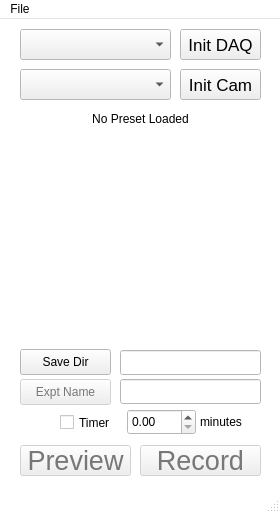
<?xml version="1.0" encoding="UTF-8"?>
<ui version="4.0">
 <class>MainWindow</class>
 <widget class="QMainWindow" name="MainWindow">
  <property name="windowModality">
   <enum>Qt::WindowModal</enum>
  </property>
  <property name="geometry">
   <rect>
    <x>0</x>
    <y>0</y>
    <width>280</width>
    <height>513</height>
   </rect>
  </property>
  <property name="sizePolicy">
   <sizepolicy hsizetype="Ignored" vsizetype="Ignored">
    <horstretch>0</horstretch>
    <verstretch>0</verstretch>
   </sizepolicy>
  </property>
  <property name="palette">
   <palette>
    <active>
     <colorrole role="WindowText">
      <brush brushstyle="SolidPattern">
       <color alpha="255">
        <red>0</red>
        <green>0</green>
        <blue>0</blue>
       </color>
      </brush>
     </colorrole>
     <colorrole role="Button">
      <brush brushstyle="SolidPattern">
       <color alpha="255">
        <red>239</red>
        <green>239</green>
        <blue>239</blue>
       </color>
      </brush>
     </colorrole>
     <colorrole role="Light">
      <brush brushstyle="SolidPattern">
       <color alpha="255">
        <red>255</red>
        <green>255</green>
        <blue>255</blue>
       </color>
      </brush>
     </colorrole>
     <colorrole role="Midlight">
      <brush brushstyle="SolidPattern">
       <color alpha="255">
        <red>247</red>
        <green>247</green>
        <blue>247</blue>
       </color>
      </brush>
     </colorrole>
     <colorrole role="Dark">
      <brush brushstyle="SolidPattern">
       <color alpha="255">
        <red>119</red>
        <green>119</green>
        <blue>119</blue>
       </color>
      </brush>
     </colorrole>
     <colorrole role="Mid">
      <brush brushstyle="SolidPattern">
       <color alpha="255">
        <red>159</red>
        <green>159</green>
        <blue>159</blue>
       </color>
      </brush>
     </colorrole>
     <colorrole role="Text">
      <brush brushstyle="SolidPattern">
       <color alpha="255">
        <red>0</red>
        <green>0</green>
        <blue>0</blue>
       </color>
      </brush>
     </colorrole>
     <colorrole role="BrightText">
      <brush brushstyle="SolidPattern">
       <color alpha="255">
        <red>255</red>
        <green>255</green>
        <blue>255</blue>
       </color>
      </brush>
     </colorrole>
     <colorrole role="ButtonText">
      <brush brushstyle="SolidPattern">
       <color alpha="255">
        <red>0</red>
        <green>0</green>
        <blue>0</blue>
       </color>
      </brush>
     </colorrole>
     <colorrole role="Base">
      <brush brushstyle="SolidPattern">
       <color alpha="255">
        <red>255</red>
        <green>255</green>
        <blue>255</blue>
       </color>
      </brush>
     </colorrole>
     <colorrole role="Window">
      <brush brushstyle="SolidPattern">
       <color alpha="255">
        <red>255</red>
        <green>255</green>
        <blue>255</blue>
       </color>
      </brush>
     </colorrole>
     <colorrole role="Shadow">
      <brush brushstyle="SolidPattern">
       <color alpha="255">
        <red>0</red>
        <green>0</green>
        <blue>0</blue>
       </color>
      </brush>
     </colorrole>
     <colorrole role="AlternateBase">
      <brush brushstyle="SolidPattern">
       <color alpha="255">
        <red>238</red>
        <green>238</green>
        <blue>236</blue>
       </color>
      </brush>
     </colorrole>
     <colorrole role="ToolTipBase">
      <brush brushstyle="SolidPattern">
       <color alpha="255">
        <red>255</red>
        <green>255</green>
        <blue>220</blue>
       </color>
      </brush>
     </colorrole>
     <colorrole role="ToolTipText">
      <brush brushstyle="SolidPattern">
       <color alpha="255">
        <red>0</red>
        <green>0</green>
        <blue>0</blue>
       </color>
      </brush>
     </colorrole>
     <colorrole role="PlaceholderText">
      <brush brushstyle="SolidPattern">
       <color alpha="128">
        <red>0</red>
        <green>0</green>
        <blue>0</blue>
       </color>
      </brush>
     </colorrole>
    </active>
    <inactive>
     <colorrole role="WindowText">
      <brush brushstyle="SolidPattern">
       <color alpha="255">
        <red>0</red>
        <green>0</green>
        <blue>0</blue>
       </color>
      </brush>
     </colorrole>
     <colorrole role="Button">
      <brush brushstyle="SolidPattern">
       <color alpha="255">
        <red>239</red>
        <green>239</green>
        <blue>239</blue>
       </color>
      </brush>
     </colorrole>
     <colorrole role="Light">
      <brush brushstyle="SolidPattern">
       <color alpha="255">
        <red>255</red>
        <green>255</green>
        <blue>255</blue>
       </color>
      </brush>
     </colorrole>
     <colorrole role="Midlight">
      <brush brushstyle="SolidPattern">
       <color alpha="255">
        <red>247</red>
        <green>247</green>
        <blue>247</blue>
       </color>
      </brush>
     </colorrole>
     <colorrole role="Dark">
      <brush brushstyle="SolidPattern">
       <color alpha="255">
        <red>119</red>
        <green>119</green>
        <blue>119</blue>
       </color>
      </brush>
     </colorrole>
     <colorrole role="Mid">
      <brush brushstyle="SolidPattern">
       <color alpha="255">
        <red>159</red>
        <green>159</green>
        <blue>159</blue>
       </color>
      </brush>
     </colorrole>
     <colorrole role="Text">
      <brush brushstyle="SolidPattern">
       <color alpha="255">
        <red>0</red>
        <green>0</green>
        <blue>0</blue>
       </color>
      </brush>
     </colorrole>
     <colorrole role="BrightText">
      <brush brushstyle="SolidPattern">
       <color alpha="255">
        <red>255</red>
        <green>255</green>
        <blue>255</blue>
       </color>
      </brush>
     </colorrole>
     <colorrole role="ButtonText">
      <brush brushstyle="SolidPattern">
       <color alpha="255">
        <red>0</red>
        <green>0</green>
        <blue>0</blue>
       </color>
      </brush>
     </colorrole>
     <colorrole role="Base">
      <brush brushstyle="SolidPattern">
       <color alpha="255">
        <red>255</red>
        <green>255</green>
        <blue>255</blue>
       </color>
      </brush>
     </colorrole>
     <colorrole role="Window">
      <brush brushstyle="SolidPattern">
       <color alpha="255">
        <red>255</red>
        <green>255</green>
        <blue>255</blue>
       </color>
      </brush>
     </colorrole>
     <colorrole role="Shadow">
      <brush brushstyle="SolidPattern">
       <color alpha="255">
        <red>0</red>
        <green>0</green>
        <blue>0</blue>
       </color>
      </brush>
     </colorrole>
     <colorrole role="AlternateBase">
      <brush brushstyle="SolidPattern">
       <color alpha="255">
        <red>238</red>
        <green>238</green>
        <blue>236</blue>
       </color>
      </brush>
     </colorrole>
     <colorrole role="ToolTipBase">
      <brush brushstyle="SolidPattern">
       <color alpha="255">
        <red>255</red>
        <green>255</green>
        <blue>220</blue>
       </color>
      </brush>
     </colorrole>
     <colorrole role="ToolTipText">
      <brush brushstyle="SolidPattern">
       <color alpha="255">
        <red>0</red>
        <green>0</green>
        <blue>0</blue>
       </color>
      </brush>
     </colorrole>
     <colorrole role="PlaceholderText">
      <brush brushstyle="SolidPattern">
       <color alpha="128">
        <red>0</red>
        <green>0</green>
        <blue>0</blue>
       </color>
      </brush>
     </colorrole>
    </inactive>
    <disabled>
     <colorrole role="WindowText">
      <brush brushstyle="SolidPattern">
       <color alpha="255">
        <red>119</red>
        <green>119</green>
        <blue>119</blue>
       </color>
      </brush>
     </colorrole>
     <colorrole role="Button">
      <brush brushstyle="SolidPattern">
       <color alpha="255">
        <red>239</red>
        <green>239</green>
        <blue>239</blue>
       </color>
      </brush>
     </colorrole>
     <colorrole role="Light">
      <brush brushstyle="SolidPattern">
       <color alpha="255">
        <red>255</red>
        <green>255</green>
        <blue>255</blue>
       </color>
      </brush>
     </colorrole>
     <colorrole role="Midlight">
      <brush brushstyle="SolidPattern">
       <color alpha="255">
        <red>247</red>
        <green>247</green>
        <blue>247</blue>
       </color>
      </brush>
     </colorrole>
     <colorrole role="Dark">
      <brush brushstyle="SolidPattern">
       <color alpha="255">
        <red>119</red>
        <green>119</green>
        <blue>119</blue>
       </color>
      </brush>
     </colorrole>
     <colorrole role="Mid">
      <brush brushstyle="SolidPattern">
       <color alpha="255">
        <red>159</red>
        <green>159</green>
        <blue>159</blue>
       </color>
      </brush>
     </colorrole>
     <colorrole role="Text">
      <brush brushstyle="SolidPattern">
       <color alpha="255">
        <red>119</red>
        <green>119</green>
        <blue>119</blue>
       </color>
      </brush>
     </colorrole>
     <colorrole role="BrightText">
      <brush brushstyle="SolidPattern">
       <color alpha="255">
        <red>255</red>
        <green>255</green>
        <blue>255</blue>
       </color>
      </brush>
     </colorrole>
     <colorrole role="ButtonText">
      <brush brushstyle="SolidPattern">
       <color alpha="255">
        <red>119</red>
        <green>119</green>
        <blue>119</blue>
       </color>
      </brush>
     </colorrole>
     <colorrole role="Base">
      <brush brushstyle="SolidPattern">
       <color alpha="255">
        <red>255</red>
        <green>255</green>
        <blue>255</blue>
       </color>
      </brush>
     </colorrole>
     <colorrole role="Window">
      <brush brushstyle="SolidPattern">
       <color alpha="255">
        <red>255</red>
        <green>255</green>
        <blue>255</blue>
       </color>
      </brush>
     </colorrole>
     <colorrole role="Shadow">
      <brush brushstyle="SolidPattern">
       <color alpha="255">
        <red>0</red>
        <green>0</green>
        <blue>0</blue>
       </color>
      </brush>
     </colorrole>
     <colorrole role="AlternateBase">
      <brush brushstyle="SolidPattern">
       <color alpha="255">
        <red>238</red>
        <green>238</green>
        <blue>236</blue>
       </color>
      </brush>
     </colorrole>
     <colorrole role="ToolTipBase">
      <brush brushstyle="SolidPattern">
       <color alpha="255">
        <red>255</red>
        <green>255</green>
        <blue>220</blue>
       </color>
      </brush>
     </colorrole>
     <colorrole role="ToolTipText">
      <brush brushstyle="SolidPattern">
       <color alpha="255">
        <red>0</red>
        <green>0</green>
        <blue>0</blue>
       </color>
      </brush>
     </colorrole>
     <colorrole role="PlaceholderText">
      <brush brushstyle="SolidPattern">
       <color alpha="128">
        <red>0</red>
        <green>0</green>
        <blue>0</blue>
       </color>
      </brush>
     </colorrole>
    </disabled>
   </palette>
  </property>
  <property name="windowTitle">
   <string>Main</string>
  </property>
  <property name="unifiedTitleAndToolBarOnMac">
   <bool>true</bool>
  </property>
  <widget class="QWidget" name="centralwidget">
   <widget class="QPushButton" name="cam_init_push">
    <property name="geometry">
     <rect>
      <x>180</x>
      <y>50</y>
      <width>81</width>
      <height>31</height>
     </rect>
    </property>
    <property name="sizePolicy">
     <sizepolicy hsizetype="Ignored" vsizetype="Ignored">
      <horstretch>0</horstretch>
      <verstretch>0</verstretch>
     </sizepolicy>
    </property>
    <property name="font">
     <font>
      <family>Arial</family>
      <pointsize>13</pointsize>
     </font>
    </property>
    <property name="text">
     <string>Init Cam</string>
    </property>
   </widget>
   <widget class="QPushButton" name="preview_push">
    <property name="enabled">
     <bool>false</bool>
    </property>
    <property name="geometry">
     <rect>
      <x>20</x>
      <y>426</y>
      <width>111</width>
      <height>31</height>
     </rect>
    </property>
    <property name="sizePolicy">
     <sizepolicy hsizetype="Ignored" vsizetype="Ignored">
      <horstretch>0</horstretch>
      <verstretch>0</verstretch>
     </sizepolicy>
    </property>
    <property name="font">
     <font>
      <family>Arial</family>
      <pointsize>20</pointsize>
     </font>
    </property>
    <property name="text">
     <string>Preview</string>
    </property>
   </widget>
   <widget class="QPushButton" name="record_push">
    <property name="enabled">
     <bool>false</bool>
    </property>
    <property name="geometry">
     <rect>
      <x>140</x>
      <y>426</y>
      <width>121</width>
      <height>31</height>
     </rect>
    </property>
    <property name="sizePolicy">
     <sizepolicy hsizetype="Ignored" vsizetype="Ignored">
      <horstretch>0</horstretch>
      <verstretch>0</verstretch>
     </sizepolicy>
    </property>
    <property name="font">
     <font>
      <family>Arial</family>
      <pointsize>20</pointsize>
     </font>
    </property>
    <property name="text">
     <string>Record</string>
    </property>
   </widget>
   <widget class="QPushButton" name="set_save_dir_push">
    <property name="geometry">
     <rect>
      <x>20</x>
      <y>330</y>
      <width>91</width>
      <height>26</height>
     </rect>
    </property>
    <property name="sizePolicy">
     <sizepolicy hsizetype="Ignored" vsizetype="Ignored">
      <horstretch>0</horstretch>
      <verstretch>0</verstretch>
     </sizepolicy>
    </property>
    <property name="text">
     <string>Save Dir</string>
    </property>
   </widget>
   <widget class="QComboBox" name="cam_names_drop">
    <property name="geometry">
     <rect>
      <x>20</x>
      <y>50</y>
      <width>151</width>
      <height>31</height>
     </rect>
    </property>
    <property name="sizePolicy">
     <sizepolicy hsizetype="Ignored" vsizetype="Ignored">
      <horstretch>0</horstretch>
      <verstretch>0</verstretch>
     </sizepolicy>
    </property>
   </widget>
   <widget class="QComboBox" name="daq_names_drop">
    <property name="geometry">
     <rect>
      <x>20</x>
      <y>10</y>
      <width>151</width>
      <height>31</height>
     </rect>
    </property>
    <property name="sizePolicy">
     <sizepolicy hsizetype="Ignored" vsizetype="Ignored">
      <horstretch>0</horstretch>
      <verstretch>0</verstretch>
     </sizepolicy>
    </property>
   </widget>
   <widget class="QPushButton" name="daq_init_push">
    <property name="geometry">
     <rect>
      <x>180</x>
      <y>10</y>
      <width>81</width>
      <height>31</height>
     </rect>
    </property>
    <property name="sizePolicy">
     <sizepolicy hsizetype="Ignored" vsizetype="Ignored">
      <horstretch>0</horstretch>
      <verstretch>0</verstretch>
     </sizepolicy>
    </property>
    <property name="font">
     <font>
      <family>Arial</family>
      <pointsize>13</pointsize>
     </font>
    </property>
    <property name="text">
     <string>Init DAQ</string>
    </property>
   </widget>
   <widget class="QLabel" name="label">
    <property name="geometry">
     <rect>
      <x>40</x>
      <y>130</y>
      <width>191</width>
      <height>181</height>
     </rect>
    </property>
    <property name="sizePolicy">
     <sizepolicy hsizetype="Ignored" vsizetype="Ignored">
      <horstretch>0</horstretch>
      <verstretch>0</verstretch>
     </sizepolicy>
    </property>
    <property name="text">
     <string/>
    </property>
    <property name="pixmap">
     <pixmap>assets/jf.jpg</pixmap>
    </property>
    <property name="scaledContents">
     <bool>true</bool>
    </property>
   </widget>
   <widget class="QLineEdit" name="save_dir_lineEdit">
    <property name="geometry">
     <rect>
      <x>120</x>
      <y>331</y>
      <width>141</width>
      <height>25</height>
     </rect>
    </property>
    <property name="readOnly">
     <bool>true</bool>
    </property>
   </widget>
   <widget class="QPushButton" name="set_expt_push">
    <property name="enabled">
     <bool>false</bool>
    </property>
    <property name="geometry">
     <rect>
      <x>20</x>
      <y>360</y>
      <width>91</width>
      <height>26</height>
     </rect>
    </property>
    <property name="sizePolicy">
     <sizepolicy hsizetype="Ignored" vsizetype="Ignored">
      <horstretch>0</horstretch>
      <verstretch>0</verstretch>
     </sizepolicy>
    </property>
    <property name="text">
     <string>Expt Name</string>
    </property>
   </widget>
   <widget class="QLineEdit" name="expt_name_lineEdit">
    <property name="geometry">
     <rect>
      <x>120</x>
      <y>360</y>
      <width>141</width>
      <height>25</height>
     </rect>
    </property>
    <property name="readOnly">
     <bool>true</bool>
    </property>
   </widget>
   <widget class="QCheckBox" name="timer_checkBox">
    <property name="geometry">
     <rect>
      <x>60</x>
      <y>392</y>
      <width>61</width>
      <height>23</height>
     </rect>
    </property>
    <property name="text">
     <string>Timer</string>
    </property>
   </widget>
   <widget class="QLabel" name="label_2">
    <property name="geometry">
     <rect>
      <x>200</x>
      <y>394</y>
      <width>61</width>
      <height>17</height>
     </rect>
    </property>
    <property name="text">
     <string>minutes</string>
    </property>
   </widget>
   <widget class="QDoubleSpinBox" name="timer_doubleSpinBox">
    <property name="geometry">
     <rect>
      <x>127</x>
      <y>390</y>
      <width>69</width>
      <height>26</height>
     </rect>
    </property>
    <property name="maximum">
     <double>179.990000000000009</double>
    </property>
   </widget>
   <widget class="QLabel" name="preset_label">
    <property name="geometry">
     <rect>
      <x>20</x>
      <y>90</y>
      <width>241</width>
      <height>20</height>
     </rect>
    </property>
    <property name="layoutDirection">
     <enum>Qt::LeftToRight</enum>
    </property>
    <property name="text">
     <string>No Preset Loaded</string>
    </property>
    <property name="alignment">
     <set>Qt::AlignCenter</set>
    </property>
   </widget>
  </widget>
  <widget class="QStatusBar" name="statusBar"/>
  <widget class="QMenuBar" name="menuBar">
   <property name="geometry">
    <rect>
     <x>0</x>
     <y>0</y>
     <width>280</width>
     <height>22</height>
    </rect>
   </property>
   <widget class="QMenu" name="menuFile">
    <property name="title">
     <string>File</string>
    </property>
    <addaction name="load_preset_menu"/>
    <addaction name="set_default_preset"/>
    <addaction name="clear_default_preset"/>
   </widget>
   <addaction name="menuFile"/>
  </widget>
  <action name="set_default_preset">
   <property name="text">
    <string>Set Default Preset</string>
   </property>
  </action>
  <action name="clear_default_preset">
   <property name="text">
    <string>Clear Default Preset</string>
   </property>
  </action>
  <action name="load_preset_menu">
   <property name="text">
    <string>Load Preset</string>
   </property>
  </action>
 </widget>
 <resources/>
 <connections/>
 <designerdata>
  <property name="gridDeltaX">
   <number>10</number>
  </property>
  <property name="gridDeltaY">
   <number>10</number>
  </property>
  <property name="gridSnapX">
   <bool>true</bool>
  </property>
  <property name="gridSnapY">
   <bool>true</bool>
  </property>
  <property name="gridVisible">
   <bool>true</bool>
  </property>
 </designerdata>
</ui>
